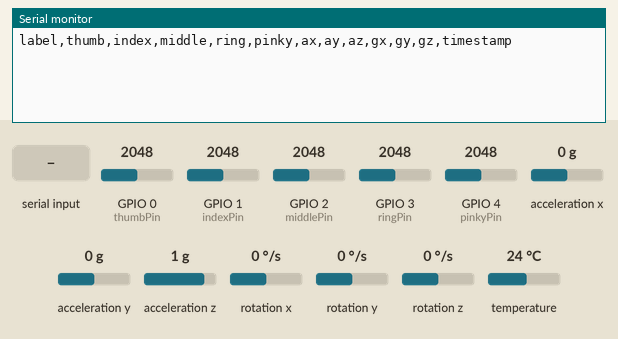
Bench run of a sketch on a simulated ESP32. Shown: the last lines printed to the serial monitor. The inputs (shaded band) are chosen by the test bench; at power-on: acceleration x 0 g, GPIO 0 (thumbPin) = 2048, GPIO 1 (indexPin) = 2048, GPIO 2 (middlePin) = 2048, GPIO 3 (ringPin) = 2048, GPIO 4 (pinkyPin) = 2048, acceleration y 0 g, acceleration z 1 g, rotation x 0 °/s, rotation y 0 °/s, rotation z 0 °/s, temperature 24 °C (analog values on the 0–4095 scale).

Above: at 1.2 s.
1.3 s: "1\n" received over Serial
At 1.87 s:
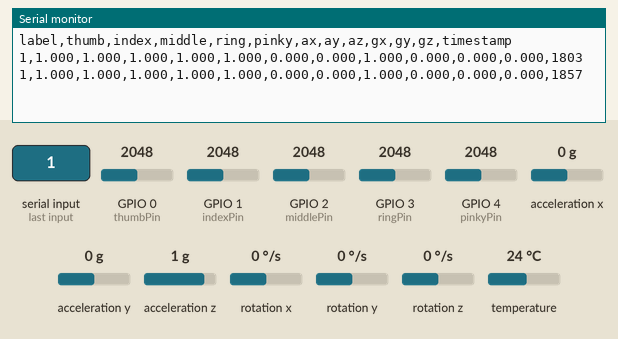
3.3 s: acceleration x set to -1.4 g
At 4.1 s:
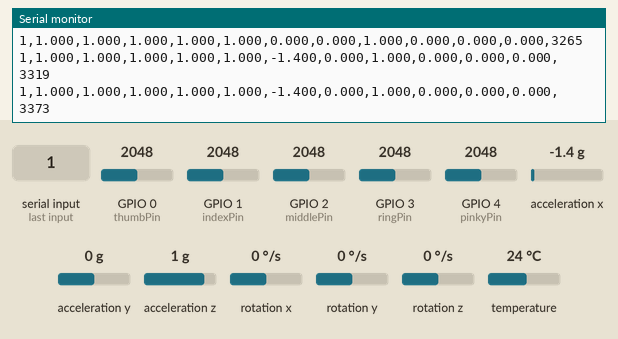
4.8 s: "0\n" received over Serial
At 5.37 s:
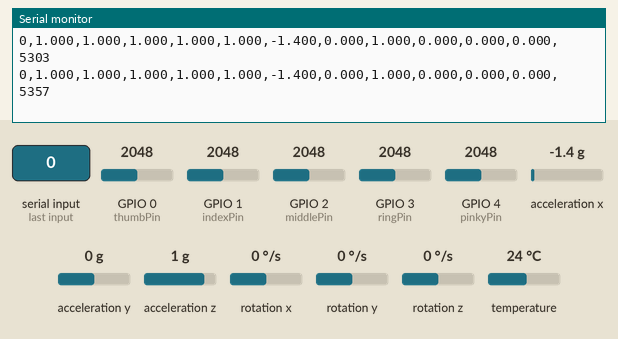
6.3 s: GPIO 0 (thumbPin) set to 122
At 8.0 s:
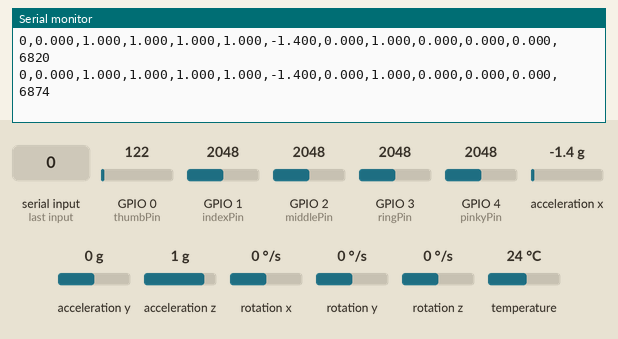

The sketch:

data_collect_left.ino
```cpp
#include <Arduino.h>
#include <Wire.h>
#include <Adafruit_MPU6050.h>
#include <Adafruit_Sensor.h>

#define thumbPin  0
#define indexPin  1
#define middlePin 2
#define ringPin   3
#define pinkyPin  4
#define i2cSda    6
#define i2cScl    7

const int openVals[5]   = {400, 400, 400, 400, 400};
const int closedVals[5] = {900, 900, 900, 900, 900};

Adafruit_MPU6050 mpu;

const int count = 30;
const int pace  = 50;

float getFlex(int pin, int slot) {
  return constrain(
    (float)(analogRead(pin) - openVals[slot]) / (float)(closedVals[slot] - openVals[slot]),
    0.0f, 1.0f
  );
}

void setup() {
  Serial.begin(115200);
  analogReadResolution(12);
  analogSetAttenuation(ADC_11db);
  Wire.begin(i2cSda, i2cScl);
  mpu.begin();
  mpu.setAccelerometerRange(MPU6050_RANGE_2_G);
  mpu.setGyroRange(MPU6050_RANGE_250_DEG);
  mpu.setFilterBandwidth(MPU6050_BAND_21_HZ);
  Serial.println("label,thumb,index,middle,ring,pinky,ax,ay,az,gx,gy,gz,timestamp");
}

void loop() {
  if (!Serial.available()) return;
  String label = Serial.readStringUntil('\n');
  label.trim();
  if (!label.length()) return;

  delay(500);
  for (int s = 0; s < count; s++) {
    sensors_event_t a, g, temp;
    mpu.getEvent(&a, &g, &temp);
    Serial.printf("%s,%.3f,%.3f,%.3f,%.3f,%.3f,%.3f,%.3f,%.3f,%.3f,%.3f,%.3f,%lu\n",
      label.c_str(),
      getFlex(thumbPin,0), getFlex(indexPin,1), getFlex(middlePin,2),
      getFlex(ringPin,3),  getFlex(pinkyPin,4),
      a.acceleration.x/9.81f, a.acceleration.y/9.81f, a.acceleration.z/9.81f,
      g.gyro.x, g.gyro.y, g.gyro.z,
      millis());
    delay(pace);
  }
}
```

Measured:
- after the input at 1.3 s, the serial monitor: prints a new line after 0.50 s (image 1)
- after the input at 3.3 s, the serial monitor: prints a new line at once (image 2)
- after the input at 4.8 s, the serial monitor: prints a new line after 0.50 s (image 3)
- after the input at 6.3 s, the serial monitor: prints a new line at once (image 4)
